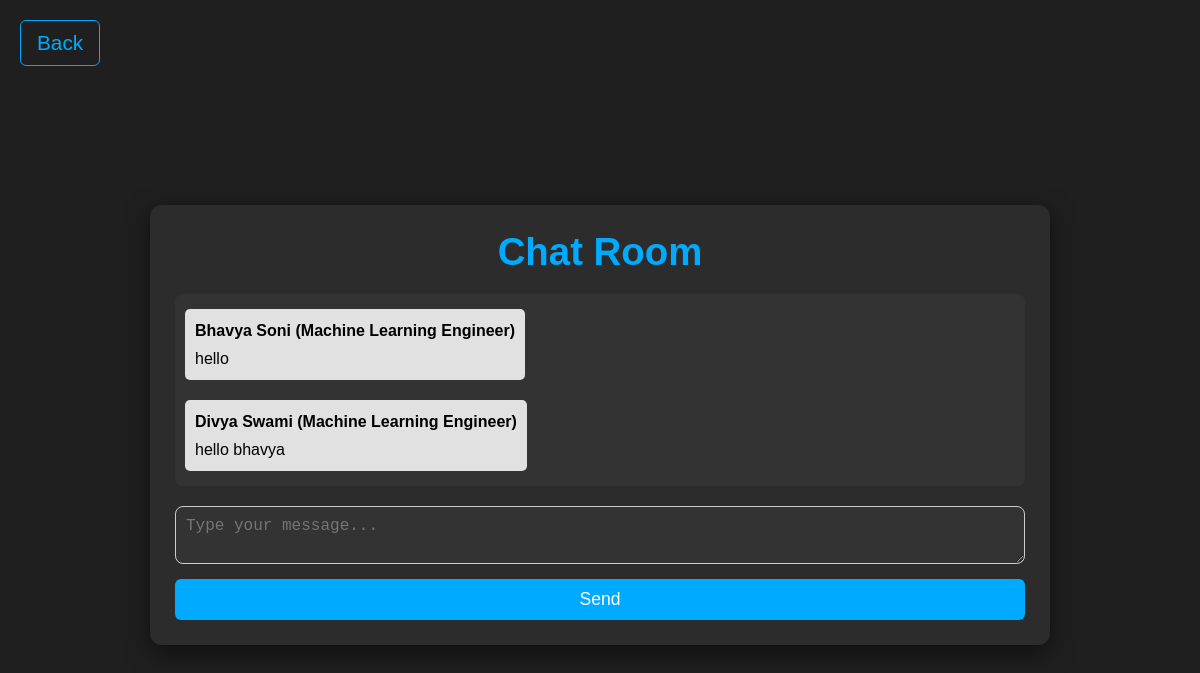
/chatroom, run on an earlier commit of the app's database.
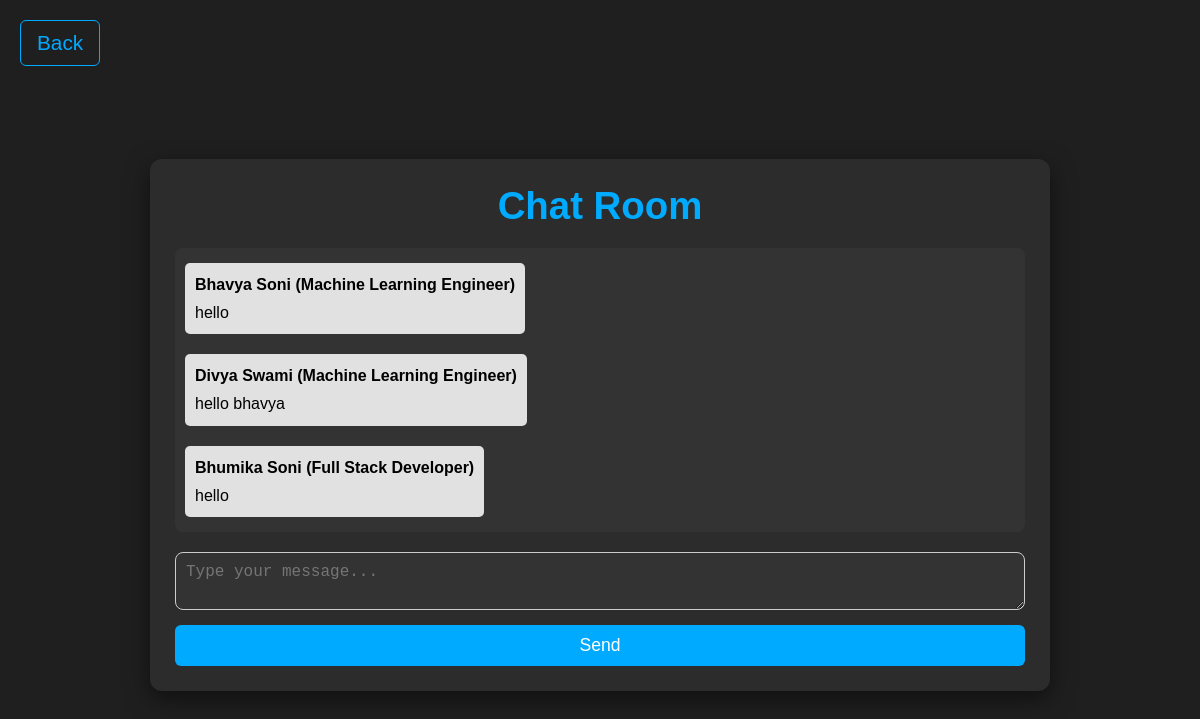
And on a later commit of the database.
### app.py (models this page shows, shortened)
class Chats(db.Model):
    id = db.Column(db.Integer, primary_key=True, autoincrement=True)
    name = db.Column(db.String, nullable=False)
    email = db.Column(db.String, nullable=False)
    message = db.Column(db.String, nullable=False)
    course = db.Column(db.String, nullable=False)

### app.py (the view)
@app.route('/chatroom', methods=['GET', 'POST'])
def chatroom():
    if request.method == "POST":
        user = User.query.filter(User.email == session['user_email']).first()
        new_message = Chats(
            email=session['user_email'],
            name=user.name,
            course=user.path,
            message=request.form['message']
        )
        try:
            db.session.add(new_message)
            user.score += 10
            db.session.commit()
            return redirect('/chatroom')
        except:
            "Failed to update"
    else:
        messages = Chats.query.order_by(Chats.id).all()
        return render_template('chatroom.html', messages=messages)

### templates/chatroom.html (shortened to what this page needs)
{% extends "base.html" %}
{% block head %}
<link rel="stylesheet" href="{{ url_for('static', filename='style_chatroom.css') }}">
{% endblock %}
{% block body %}
<a href="/" class="back-button">Back</a>
<div class="chatroom-container">
    <div class="chat-header">
        <h1>Chat Room</h1>
    </div>
    <div class="messages-container">
        {% for message in messages %}
        <div class="message {% if message.email == session['user_email'] %}user-message{% else %}other-message{% endif %}">
            <div class="message-header">
                <strong>{{ message.name }}</strong> ({{ message.course }})
            </div>
            <div class="message-content">
                {{ message.message }}
            </div>
        </div>
        {% endfor %}
    </div>
    <form method="POST" action="/chatroom" class="message-form" id="message-form">
        <textarea name="message" placeholder="Type your message..." id="message-input" required></textarea>
        <button type="submit" id="send-button">Send</button>
    </form>
</div>
{% endblock %}

### templates/base.html (shortened to what this page needs)
<!DOCTYPE html>
<html lang="en">
<head>
    {% block head %}{% endblock %}
</head>
<body>
    {% block body %}{% endblock %}
</body>
</html>

### static/style_chatroom.css (style rules this page uses)
* { margin: 0; padding: 0; box-sizing: border-box; }
body { font-family: 'Arial', sans-serif; background-color: #1f1f1f; color: #f1f1f1; display: flex; flex-direction: column; justify-content: center; align-items: center; min-height: 100vh; padding-top: 20px; }
.back-button { position: absolute; top: 20px; left: 20px; color: #00aaff; font-size: 1.3rem; text-decoration: none; padding: 10px 16px; border: 1px solid #00aaff; border-radius: 6px; background-color: transparent; transition: background-color 0.3s, color 0.3s, transform 0.2s; z-index: 10; }
.chatroom-container { width: 90%; max-width: 900px; background-color: #2c2c2c; border-radius: 12px; box-shadow: 0 8px 25px rgba(0, 0, 0, 0.5); padding: 25px; margin-top: 80px; margin-bottom: 50px; display: flex; flex-direction: column; height: 75%; }
.chat-header h1 { color: #00aaff; font-size: 2.4rem; font-weight: 700; margin-bottom: 20px; text-align: center; }
.messages-container { flex-grow: 1; overflow-y: auto; padding: 10px; margin-bottom: 20px; background-color: #333; border-radius: 8px; max-height: 300px; }
.message { margin-bottom: 15px; padding: 10px; border-radius: 8px; font-size: 1rem; line-height: 1.5; }
.other-message { background-color: #444; color: rgb(0, 0, 0); align-self: flex-start; }
.message-header { font-weight: bold; margin-bottom: 5px; }
.message-content { font-size: 1rem; line-height: 1.4; }
.message-form { display: flex; flex-direction: column; }
#message-input { width: 100%; padding: 10px; border-radius: 8px; border: 1px solid #ccc; background-color: #333; color: white; font-size: 1rem; margin-bottom: 15px; }
#send-button { padding: 10px 20px; background-color: #00aaff; color: white; border: none; border-radius: 6px; font-size: 1.1rem; cursor: pointer; transition: background-color 0.3s, transform 0.2s; width: 100%; }
.messages-container { display: flex; flex-direction: column; gap: 10px; padding: 10px; overflow-y: auto; }
.message { max-width: 70%; padding: 10px; border-radius: 5px; background-color: #f1f1f1; margin: 5px 0; word-wrap: break-word; }
.other-message { align-self: flex-start; background-color: #e1e1e1; }

What changed in the data, as far as the page shows it:
added Chats: name "Bhumika Soni", course "Full Stack Developer", message "hello"
